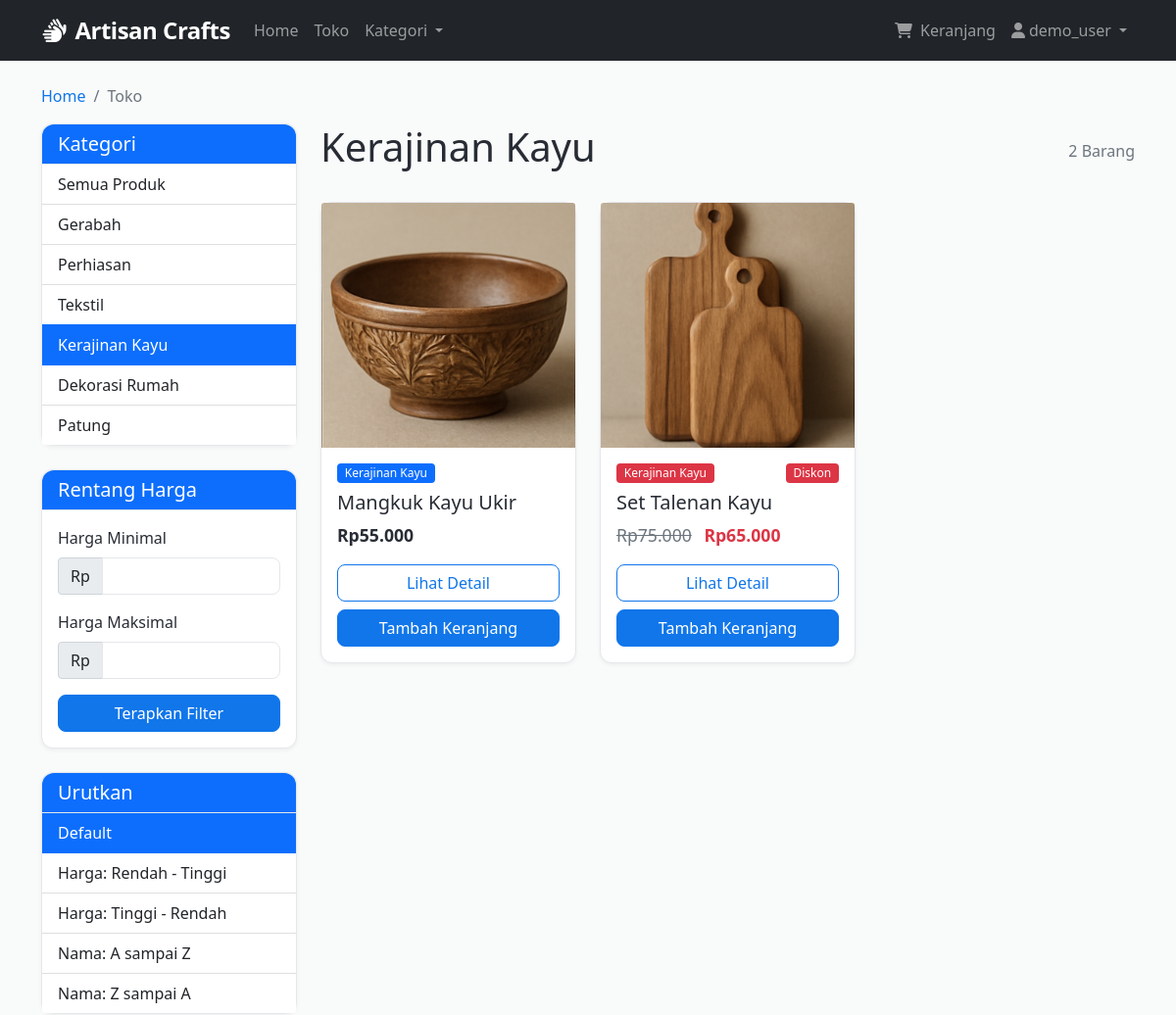
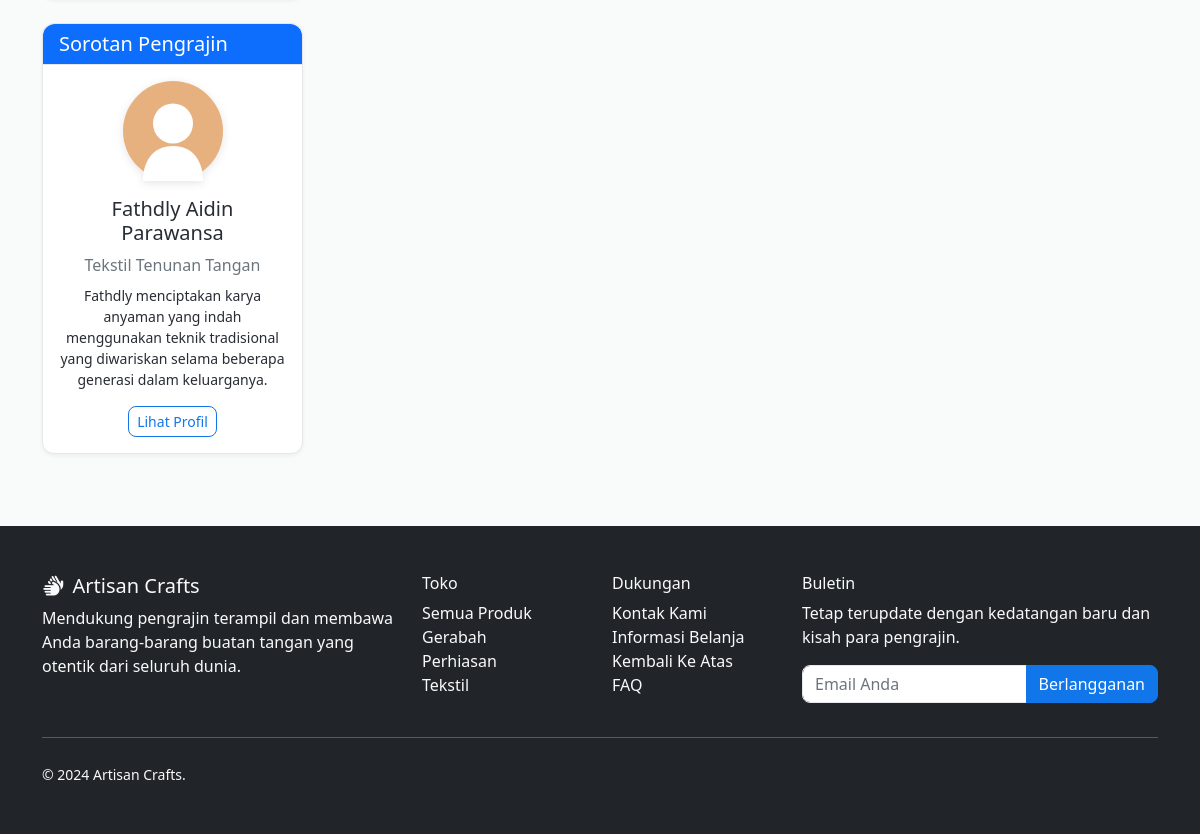
/products?category=WD (signed in), run on the app's committed database (2 pictures, top to bottom).
### models.py (models this page shows, shortened)
class Category(db.Model):
    id = db.Column(db.Integer, primary_key=True)
    code = db.Column(db.String(2), unique=True, nullable=False)
    name = db.Column(db.String(100), nullable=False)
    items = db.relationship('Item', backref='category', lazy=True)

class Item(db.Model):
    id = db.Column(db.Integer, primary_key=True)
    title = db.Column(db.String(200), nullable=False)
    slug = db.Column(db.String(200), unique=True, nullable=False)
    description = db.Column(db.Text, nullable=False)
    price = db.Column(db.Numeric(10, 2), nullable=False)
    discount_price = db.Column(db.Numeric(10, 2), nullable=True)
    image_url = db.Column(db.String(500), nullable=True)
    category_id = db.Column(db.Integer, db.ForeignKey('category.id'), nullable=False)
    label = db.Column(db.String(1), default='P')  # P=Primary, S=Secondary, D=Danger
    date_added = db.Column(db.DateTime, default=datetime.utcnow)
    order_items = db.relationship('OrderItem', backref='item', lazy=True)
    def get_absolute_url(self):
        return f'/product/{self.slug}'
    def get_add_to_cart_url(self):
        return f'/add-to-cart/{self.slug}'
    def get_label_display(self):
        if self.label == 'P':
            return 'primary'
        elif self.label == 'S':
            return 'secondary'
        elif self.label == 'D':
            return 'danger'
        return 'primary'

### core/routes.py (the view, shortened to what this page needs)
@bp.route('/products')
def products():
    categories = [(cat.code, cat.name) for cat in Category.query.all()]
    query = Item.query
    category_filter = request.args.get('category')
    if category_filter:
        query = query.join(Category).filter(Category.code == category_filter)
    min_price = request.args.get('min_price', type=float)
    max_price = request.args.get('max_price', type=float)
    sort_by = request.args.get('sort', 'default')
    if sort_by == 'price_asc':
        query = query.order_by(Item.price.asc())
    elif sort_by == 'price_desc':
        query = query.order_by(Item.price.desc())
    elif sort_by == 'name_asc':
        query = query.order_by(Item.title.asc())
    elif sort_by == 'name_desc':
        query = query.order_by(Item.title.desc())
    else:
        query = query.order_by(Item.date_added.desc())
    page = request.args.get('page', 1, type=int)
    per_page = 12
    items = query.paginate(page=page, per_page=per_page, error_out=False)
    return render_template('products.html',
                         items=items,
                         categories=categories)

### app.py (called while the page is built)
def format_rupiah(value):
    if value is None:
        return ""
    harga_ribuan = int(value) * 1000
    return f"Rp{harga_ribuan:,}".replace(',', '.')

### core/routes.py (called while the page is built, shortened)
def get_or_create_order():
    if 'user_id' in session:
        order = Order.query.filter_by(user_id=session['user_id'], ordered=False).first()
        if not order:
            order = Order(user_id=session['user_id'])
            db.session.add(order)
            db.session.commit()
    return order

@bp.app_context_processor
def inject_cart_count():
    try:
        order = get_or_create_order()
        cart_count = order.get_item_count() if order else 0
    except:
        cart_count = 0
    return dict(cart_count=cart_count)

### models.py (called while the page is built)
    def get_item_count(self):
        return sum(item.quantity for item in self.items)

### templates/products.html (shortened to what this page needs)
{% extends 'base.html' %}
{% block content %}
<div class="container mt-4">
    <nav aria-label="breadcrumb">
        <ol class="breadcrumb">
            <li class="breadcrumb-item"><a href="{{ url_for('core.home') }}">Home</a></li>
            <li class="breadcrumb-item active" aria-current="page">Toko</li>
        </ol>
    </nav>
    <div class="row">
        <div class="col-lg-3 mb-4">
            <div class="card">
                <div class="card-header bg-primary text-white">
                    <h5 class="mb-0">Kategori</h5>
                </div>
                <div class="list-group list-group-flush">
                    <a href="{{ url_for('core.products') }}" class="list-group-item list-group-item-action{% if not request.args.get('category') %} active{% endif %}">
                        Semua Produk
                    </a>
                    {% for cat_code, cat_name in categories %}
                    <a href="{{ url_for('core.products', category=cat_code) }}" class="list-group-item list-group-item-action{% if request.args.get('category') == cat_code %} active{% endif %}">
                        {{ cat_name }}
                    </a>
                    {% endfor %}
                </div>
            </div>
            <div class="card mt-4">
                <div class="card-header bg-primary text-white">
                    <h5 class="mb-0">Rentang Harga</h5>
                </div>
                <div class="card-body">
                    <form method="GET" action="{{ url_for('core.products') }}" class="price-filter-form">
                        <div class="mb-3">
                            <label for="min_price" class="form-label">Harga Minimal</label>
                            <div class="input-group">
                                <span class="input-group-text">Rp</span>
                                <input type="number" class="form-control" id="min_price" name="min_price" min="0" value="{{ request.args.get('min_price', '') }}">
                            </div>
                        </div>
                        <div class="mb-3">
                            <label for="max_price" class="form-label">Harga Maksimal</label>
                            <div class="input-group">
                                <span class="input-group-text">Rp</span>
                                <input type="number" class="form-control" id="max_price" name="max_price" min="0" value="{{ request.args.get('max_price', '') }}">
                            </div>
                        </div>
                        <button type="submit" class="btn btn-primary w-100">Terapkan Filter</button>
                    </form>
                </div>
            </div>
            <div class="card mt-4">
                <div class="card-header bg-primary text-white">
                    <h5 class="mb-0">Urutkan</h5>
                </div>
                <div class="list-group list-group-flush">
                    <a href="{{ url_for('core.products') }}{% if request.args.get('category') %}?category={{ request.args.get('category') }}{% endif %}" class="list-group-item list-group-item-action{% if not request.args.get('sort') %} active{% endif %}">
                        Default
                    </a>
                    <a href="{{ url_for('core.products') }}?{% if request.args.get('category') %}category={{ request.args.get('category') }}&{% endif %}sort=price_asc" class="list-group-item list-group-item-action{% if request.args.get('sort') == 'price_asc' %} active{% endif %}">
                        Harga: Rendah - Tinggi
                    </a>
                    <a href="{{ url_for('core.products') }}?{% if request.args.get('category') %}category={{ request.args.get('category') }}&{% endif %}sort=price_desc" class="list-group-item list-group-item-action{% if request.args.get('sort') == 'price_desc' %} active{% endif %}">
                        Harga: Tinggi - Rendah
                    </a>
                    <a href="{{ url_for('core.products') }}?{% if request.args.get('category') %}category={{ request.args.get('category') }}&{% endif %}sort=name_asc" class="list-group-item list-group-item-action{% if request.args.get('sort') == 'name_asc' %} active{% endif %}">
                        Nama: A sampai Z
                    </a>
                    <a href="{{ url_for('core.products') }}?{% if request.args.get('category') %}category={{ request.args.get('category') }}&{% endif %}sort=name_desc" class="list-group-item list-group-item-action{% if request.args.get('sort') == 'name_desc' %} active{% endif %}">
                        Nama: Z sampai A
                    </a>
                </div>
            </div>
            <div class="card mt-4">
                <div class="card-header bg-primary text-white">
                    <h5 class="mb-0">Sorotan Pengrajin</h5>
                </div>
                <div class="card-body text-center">
                    <div class="artisan-avatar mb-3">
                        <svg width="100" height="100" viewBox="0 0 200 200" xmlns="http://www.w3.org/2000/svg">
                            <circle cx="100" cy="100" r="100" fill="#e6b17e" />
                            <circle cx="100" cy="85" r="40" fill="#fff" />
                            <path d="M100,130 C60,130 40,160 40,200 L160,200 C160,160 140,130 100,130 Z" fill="#fff" />
                        </svg>
                    </div>
                    <h5>Fathdly Aidin Parawansa</h5>
                    <p class="mb-2 text-muted">Tekstil Tenunan Tangan</p>
                    <p class="small">Fathdly menciptakan karya anyaman yang indah menggunakan teknik tradisional yang diwariskan selama beberapa generasi dalam keluarganya.</p>
                    <a href="#" class="btn btn-sm btn-outline-primary">Lihat Profil</a>
                </div>
            </div>
        </div>
        <div class="col-lg-9">
            <div class="d-flex justify-content-between align-items-center mb-4">
                <h1>
                    {% if request.args.get('category') %}
                        {% for cat_code, cat_name in categories %}
                            {% if request.args.get('category') == cat_code %}
                                {{ cat_name }}
                            {% endif %}
                        {% endfor %}
                    {% else %}
                        Kerajinan Tangan
                    {% endif %}
                </h1>
                <span class="text-muted">{{ items.total }} Barang</span>
            </div>
            <div class="row g-4">
                {% for item in items.items %}
                <div class="col-md-6 col-lg-4">
                    <div class="card product-card h-100">
                        {% if item.image_url %}
                        <img src="{{ url_for('static', filename='images/' + item.image_url) }}" class="card-img-top" alt="{{ item.title }}">
                        {% else %}
                        <div class="card-img-top product-placeholder">
                            <i class="fas fa-image fa-3x text-muted"></i>
                        </div>
                        {% endif %}
                        <div class="card-body">
                            <div class="d-flex justify-content-between mb-2">
                                <span class="badge bg-{{ item.get_label_display() }}">
                                    {{ item.category.name }}
                                </span>
                                {% if item.discount_price %}
                                <span class="badge bg-danger">Diskon</span>
                                {% endif %}
                            </div>
                            <h5 class="card-title">{{ item.title }}</h5>
                            <div class="product-price mb-3">
                                {% if item.discount_price %}
                                <span class="text-muted text-decoration-line-through me-2">{{ item.price|rupiah }}</span>
                                <span class="fw-bold text-danger">{{ item.discount_price|rupiah }}</span>
                                {% else %}
                                <span class="fw-bold">{{ item.price|rupiah }}</span>
                                {% endif %}
                            </div>
                            <div class="d-grid gap-2">
                                <a href="{{ item.get_absolute_url() }}" class="btn btn-outline-primary">Lihat Detail</a>
                                <a href="{{ item.get_add_to_cart_url() }}" class="btn btn-primary">Tambah Keranjang</a>
                            </div>
                        </div>
                    </div>
                </div>
                {% endfor %}
            </div>
        </div>
    </div>
</div>
{% endblock %}

### static/css/style.css (style rules this page uses)
:root { --primary-color: 212 87% 49%; --secondary-color: 30 70% 70%; --accent-color: 92 40% 40%; --background: 210 11% 98%; --card-background: 0 0% 100%; --text-primary: 220 13% 18%; --text-secondary: 220 9% 46%; --border-color: 220 13% 91%; }
body { font-family: 'Segoe UI', Tahoma, Geneva, Verdana, sans-serif; background-color: hsl(var(--background)); color: hsl(var(--text-primary)); }
.product-card { transition: transform 0.3s ease, box-shadow 0.3s ease; border: 1px solid hsl(var(--border-color)); background-color: hsl(var(--card-background)); }
.product-card .card-img-top { height: 250px; object-fit: cover; background-color: hsl(var(--background)); }
.product-price { font-size: 1.1rem; }
.btn { border-radius: 8px; font-weight: 500; transition: all 0.3s ease; }
.btn-primary { background-color: hsl(var(--primary-color)); border-color: hsl(var(--primary-color)); }
.btn-outline-primary { color: hsl(var(--primary-color)); border-color: hsl(var(--primary-color)); }
.card { border: 1px solid hsl(var(--border-color)); border-radius: 12px; background-color: hsl(var(--card-background)); box-shadow: 0 2px 4px rgba(0,0,0,0.05); }
.card-header { border-bottom: 1px solid hsl(var(--border-color)); border-radius: 12px 12px 0 0 !important; }
.form-control { border: 1px solid hsl(var(--border-color)); border-radius: 8px; transition: border-color 0.3s ease, box-shadow 0.3s ease; }
.badge { font-size: 0.75rem; font-weight: 500; }
.product-card, .category-card { animation: fadeIn 0.6s ease-out; }
.artisan-avatar svg { filter: drop-shadow(0 2px 4px rgba(0,0,0,0.1)); }
.breadcrumb { background-color: transparent; padding: 0; margin-bottom: 1rem; }
.breadcrumb-item + .breadcrumb-item::before { color: hsl(var(--text-secondary)); }
.breadcrumb-item a { color: hsl(var(--primary-color)); text-decoration: none; }

### data on the page
Category: name "Gerabah"
Category: name "Perhiasan"
Category: name "Tekstil"
Category: name "Kerajinan Kayu"
Category: name "Dekorasi Rumah"
Category: name "Patung"
Item: image_url (picture), category.name "Kerajinan Kayu", title "Mangkuk Kayu Ukir", price|rupiah "Rp55.000"
Item: image_url (picture), category.name "Kerajinan Kayu", shows "Diskon", title "Set Talenan Kayu", price|rupiah "Rp75.000", discount_price|rupiah "Rp65.000"

### other printed values
{{ session.username }} "demo_user"
{{ items.total }} "2"
